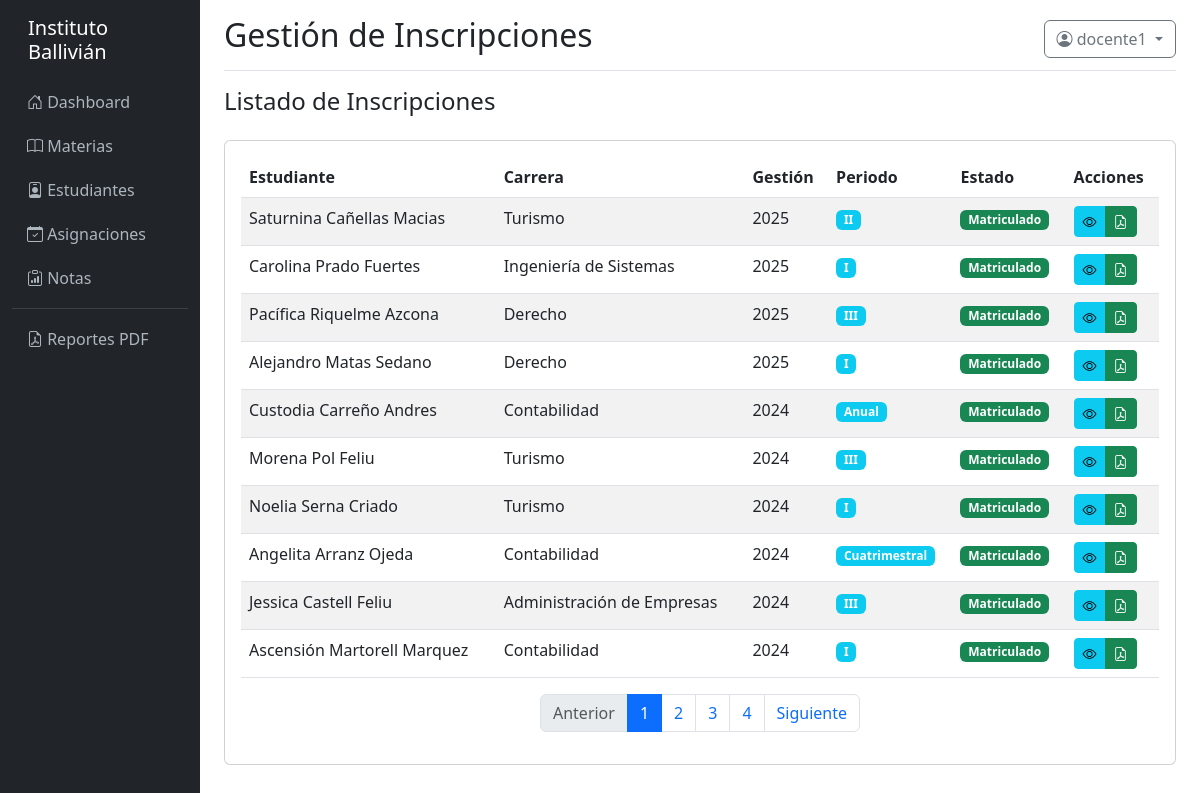
Screenshot of /inscripciones/ (signed in) with the database file from the repository.
### models/__init__.py (models this page shows, shortened)
class Usuario(UserMixin, db.Model):
    __tablename__ = 'usuario'
    id = db.Column(db.Integer, primary_key=True)
    username = db.Column(db.String(100), unique=True, nullable=False)
    email = db.Column(db.String(150))
    password_hash = db.Column(db.String(255), nullable=False)
    persona_id = db.Column(db.Integer, db.ForeignKey('persona.id'))
    estudiante_id = db.Column(db.Integer, db.ForeignKey('estudiante.id'))
    docente_id = db.Column(db.Integer, db.ForeignKey('docente.id'))
    activo = db.Column(db.Boolean, default=True)
    ultimo_login = db.Column(db.DateTime)
    created_at = db.Column(db.DateTime, default=datetime.utcnow)
    updated_at = db.Column(db.DateTime, onupdate=datetime.utcnow)
    roles = db.relationship('Rol', secondary=usuario_rol, backref='usuarios')
    def tiene_permiso(self, nombre_permiso):
        for rol in self.roles:
            for permiso in rol.permisos:
                if permiso.nombre == nombre_permiso:
                    return True
        return False

class Inscripcion(db.Model):
    __tablename__ = 'inscripcion'
    id = db.Column(db.Integer, primary_key=True)
    estudiante_id = db.Column(db.Integer, db.ForeignKey('estudiante.id'), nullable=False)
    carrera_id = db.Column(db.Integer, db.ForeignKey('carrera.id'), nullable=False)
    gestion = db.Column(db.Integer, nullable=False)
    periodo = db.Column(db.Enum('I', 'II', 'III', 'Cuatrimestral', 'Anual'), default='I')
    fecha_inscripcion = db.Column(db.DateTime, default=datetime.utcnow)
    estado = db.Column(db.Enum('Preinscrito', 'Matriculado', 'Rechazado', 'Anulado'), default='Matriculado')
    metodo_ingreso = db.Column(db.Enum('Regular', 'Traslado', 'Admitido', 'Otro'), default='Regular')
    boletin_id = db.Column(db.Integer)
    formulario_path = db.Column(db.String(500))
    created_at = db.Column(db.DateTime, default=datetime.utcnow)
    updated_at = db.Column(db.DateTime, onupdate=datetime.utcnow)
    depositos = db.relationship('DepositoBancario', backref='inscripcion', lazy=True, cascade='all, delete-orphan')
    boletas = db.relationship('BoletaInscripcion', backref='inscripcion', lazy=True, cascade='all, delete-orphan')
    notas = db.relationship('Nota', backref='inscripcion', lazy=True, cascade='all, delete-orphan')

class Persona(db.Model):
    __tablename__ = 'persona'
    id = db.Column(db.Integer, primary_key=True)
    tipo_documento = db.Column(db.Enum('CI', 'Pasaporte', 'Otro'), default='CI')
    nro_documento = db.Column(db.String(50), nullable=False)
    nombre = db.Column(db.String(150), nullable=False)
    apellido_paterno = db.Column(db.String(100), nullable=False)
    apellido_materno = db.Column(db.String(100))
    fecha_nacimiento = db.Column(db.Date)
    sexo = db.Column(db.Enum('M', 'F', 'O'))
    lugar_nacimiento = db.Column(db.String(255))
    direccion = db.Column(db.Text)
    telefono = db.Column(db.String(50))
    email = db.Column(db.String(150))
    foto_path = db.Column(db.String(500))
    created_at = db.Column(db.DateTime, default=datetime.utcnow)
    updated_at = db.Column(db.DateTime, onupdate=datetime.utcnow)
    __table_args__ = (
        db.UniqueConstraint('tipo_documento', 'nro_documento', name='_tipo_nro_uc'),
    )
    estudiante = db.relationship('Estudiante', backref='persona', uselist=False, cascade='all, delete-orphan')
    docente = db.relationship('Docente', backref='persona', uselist=False, cascade='all, delete-orphan')
    usuario = db.relationship('Usuario', backref='persona', uselist=False)
    @property
    def nombre_completo(self):
        return f"{self.nombre} {self.apellido_paterno} {self.apellido_materno or ''}".strip()

class Carrera(db.Model):
    __tablename__ = 'carrera'
    id = db.Column(db.Integer, primary_key=True)
    codigo = db.Column(db.String(30), unique=True, nullable=False)
    nombre = db.Column(db.String(255), nullable=False)
    descripcion = db.Column(db.Text)
    tipo = db.Column(db.Enum('Pregrado', 'Tecnico', 'Posgrado', 'Diplomado', 'Otro'), default='Pregrado')
    carga_horaria = db.Column(db.Integer, default=0)
    creditos = db.Column(db.Integer)
    fecha_creacion = db.Column(db.Date)
    activo = db.Column(db.Boolean, default=True)
    created_at = db.Column(db.DateTime, default=datetime.utcnow)
    updated_at = db.Column(db.DateTime, onupdate=datetime.utcnow)
    materias = db.relationship('Materia', backref='carrera', lazy=True, cascade='all, delete-orphan')
    inscripciones = db.relationship('Inscripcion', backref='carrera', lazy=True)
    asignaciones = db.relationship('Asignacion', backref='carrera', lazy=True)

### controllers/inscripcion_controller.py (the view)
@inscripcion_bp.route('/')
@login_required
def index():
    page = request.args.get('page', 1, type=int)
    inscripciones = Inscripcion.query.order_by(Inscripcion.gestion.desc(), Inscripcion.fecha_inscripcion.desc()).paginate(page=page, per_page=10, error_out=False)
    return render_template('inscripcion/index.html', inscripciones=inscripciones)

### templates/inscripcion/index.html (shortened to what this page needs)
{% extends "base.html" %}
{% block page_title %}Gestión de Inscripciones{% endblock %}
{% block content %}
<div class="d-flex justify-content-between align-items-center mb-3">
    <h4>Listado de Inscripciones</h4>
</div>
<div class="card">
    <div class="card-body">
        <div class="table-responsive">
            <table class="table table-striped table-hover">
                <thead>
                    <tr>
                        <th>Estudiante</th>
                        <th>Carrera</th>
                        <th>Gestión</th>
                        <th>Periodo</th>
                        <th>Estado</th>
                        <th>Acciones</th>
                    </tr>
                </thead>
                <tbody>
                    {% for inscripcion in inscripciones.items %}<tr>
                        <td>{{ inscripcion.estudiante.persona.nombre_completo }}</td>
                        <td>{{ inscripcion.carrera.nombre }}</td>
                        <td>{{ inscripcion.gestion }}</td>
                        <td><span class="badge bg-info">{{ inscripcion.periodo }}</span></td>
                        <td><span
                                class="badge bg-{% if inscripcion.estado == 'Matriculado' %}success{% elif inscripcion.estado == 'Preinscrito' %}warning{% else %}secondary{% endif %}">{{
                                inscripcion.estado }}</span></td>
                        <td>
                            <div class="btn-group btn-group-sm"><a
                                    href="{{ url_for('inscripcion.detalle', id=inscripcion.id) }}"
                                    class="btn btn-info"><i class="bi bi-eye"></i></a>{% if
                                current_user.tiene_permiso('ver_notas') or (current_user.estudiante_id and
                                current_user.estudiante_id == inscripcion.estudiante_id) %}<a
                                    href="{{ url_for('reporte.reporte_notas_estudiante', inscripcion_id=inscripcion.id) }}"
                                    class="btn btn-success" title="Certificado de Notas"><i
                                        class="bi bi-file-earmark-pdf"></i></a>{% endif %}</div>
                        </td>
                    </tr>{% else %}<tr>
                        <td colspan="6" class="text-center">No hay inscripciones registradas</td>
                    </tr>{% endfor %}</tbody>
            </table>
        </div>
        {% if inscripciones.pages > 1 %}<nav>
            <ul class="pagination justify-content-center">
                <li class="page-item {% if not inscripciones.has_prev %}disabled{% endif %}"><a class="page-link"
                        href="{{ url_for('inscripcion.index', page=inscripciones.prev_num) }}">Anterior</a></li>{% for
                page_num in inscripciones.iter_pages() %}{% if page_num %}<li
                    class="page-item {% if page_num == inscripciones.page %}active{% endif %}"><a class="page-link"
                        href="{{ url_for('inscripcion.index', page=page_num) }}">{{ page_num }}</a></li>{% else %}<li
                    class="page-item disabled"><span class="page-link">...</span></li>{% endif %}{% endfor %}<li
                    class="page-item {% if not inscripciones.has_next %}disabled{% endif %}"><a class="page-link"
                        href="{{ url_for('inscripcion.index', page=inscripciones.next_num) }}">Siguiente</a></li>
            </ul>
        </nav>{% endif %}
    </div>
</div>
{% endblock %}

### templates/base.html (shortened to what this page needs)
<!DOCTYPE html>
<html lang="es">
<head>
    <link href="https://cdn.jsdelivr.net/npm/bootstrap@5.3.0/dist/css/bootstrap.min.css" rel="stylesheet">
    <link rel="stylesheet" href="https://cdn.jsdelivr.net/npm/bootstrap-icons@1.11.0/font/bootstrap-icons.css">
</head>
<body>
    <div class="container-fluid">
        <div class="row">
            {% if current_user.is_authenticated %}
            <nav class="col-md-2 col-lg-2 d-md-block sidebar">
                <div class="position-sticky pt-3">
                    <h5 class="text-white px-3 mb-3">Instituto Ballivián</h5>
                    <ul class="nav flex-column">
                        <li class="nav-item">
                            <a class="nav-link" href="{{ url_for('main.dashboard') }}">
                                <i class="bi bi-house-door"></i> Dashboard
                            </a>
                        </li>
                        {% if current_user.tiene_permiso('ver_materias') %}
                        <li class="nav-item">
                            <a class="nav-link" href="{{ url_for('materia.index') }}">
                                <i class="bi bi-book"></i> Materias
                            </a>
                        </li>
                        {% endif %}
                        {% if current_user.tiene_permiso('ver_estudiantes') %}
                        <li class="nav-item">
                            <a class="nav-link" href="{{ url_for('estudiante.index') }}">
                                <i class="bi bi-person-badge"></i> Estudiantes
                            </a>
                        </li>
                        {% endif %}
                        {% if current_user.tiene_permiso('ver_asignaciones') %}
                        <li class="nav-item">
                            <a class="nav-link" href="{{ url_for('asignacion.index') }}">
                                <i class="bi bi-calendar-check"></i> Asignaciones
                            </a>
                        </li>
                        {% endif %}
                        {% if current_user.tiene_permiso('ver_notas') %}
                        <li class="nav-item">
                            <a class="nav-link" href="{{ url_for('nota.index') }}">
                                <i class="bi bi-clipboard-data"></i> Notas
                            </a>
                        </li>
                        {% endif %}
                        <hr class="text-white-50 my-2">
                        <li class="nav-item">
                            <a class="nav-link" href="{{ url_for('reporte.index') }}">
                                <i class="bi bi-file-earmark-pdf"></i> Reportes PDF
                            </a>
                        </li>
                    </ul>
                </div>
            </nav>
            {% endif %}
            <main class="col-md-10 ms-sm-auto col-lg-10 px-md-4">
                {% if current_user.is_authenticated %}
                <div class="d-flex justify-content-between flex-wrap flex-md-nowrap align-items-center pt-3 pb-2 mb-3 border-bottom">
                    <h1 class="h2">{% block page_title %}Dashboard{% endblock %}</h1>
                    <div class="btn-toolbar mb-2 mb-md-0">
                        <div class="dropdown">
                            <button class="btn btn-outline-secondary dropdown-toggle" type="button" id="userDropdown" data-bs-toggle="dropdown">
                                <i class="bi bi-person-circle"></i> {{ current_user.username }}
                            </button>
                        </div>
                    </div>
                </div>
                {% endif %}
                {% block content %}{% endblock %}
            </main>
        </div>
    </div>
</body>
</html>

### templates/base.html (style rules this page uses)
.sidebar { min-height: 100vh; background-color: #212529; }
.sidebar a { color: #adb5bd; text-decoration: none; padding: 10px 15px; display: block; }

### rows the page displays
Usuario: username "docente1"
Inscripcion: estudiante.persona.nombre_completo "Saturnina Cañellas Macias", carrera.nombre "Turismo", gestion "2025", periodo "II", estado "Matriculado"
Inscripcion: estudiante.persona.nombre_completo "Carolina Prado Fuertes", carrera.nombre "Ingeniería de Sistemas", gestion "2025", periodo "I", estado "Matriculado"
Inscripcion: estudiante.persona.nombre_completo "Pacífica Riquelme Azcona", carrera.nombre "Derecho", gestion "2025", periodo "III", estado "Matriculado"
Inscripcion: estudiante.persona.nombre_completo "Alejandro Matas Sedano", carrera.nombre "Derecho", gestion "2025", periodo "I", estado "Matriculado"
Inscripcion: estudiante.persona.nombre_completo "Custodia Carreño Andres", carrera.nombre "Contabilidad", gestion "2024", periodo "Anual", estado "Matriculado"
Inscripcion: estudiante.persona.nombre_completo "Morena Pol Feliu", carrera.nombre "Turismo", gestion "2024", periodo "III", estado "Matriculado"
Inscripcion: estudiante.persona.nombre_completo "Noelia Serna Criado", carrera.nombre "Turismo", gestion "2024", periodo "I", estado "Matriculado"
Inscripcion: estudiante.persona.nombre_completo "Angelita Arranz Ojeda", carrera.nombre "Contabilidad", gestion "2024", periodo "Cuatrimestral", estado "Matriculado"
Inscripcion: estudiante.persona.nombre_completo "Jessica Castell Feliu", carrera.nombre "Administración de Empresas", gestion "2024", periodo "III", estado "Matriculado"
Inscripcion: estudiante.persona.nombre_completo "Ascensión Martorell Marquez", carrera.nombre "Contabilidad", gestion "2024", periodo "I", estado "Matriculado"

### other values shown
{{ page_num }} "1" "2" "3" "4"
